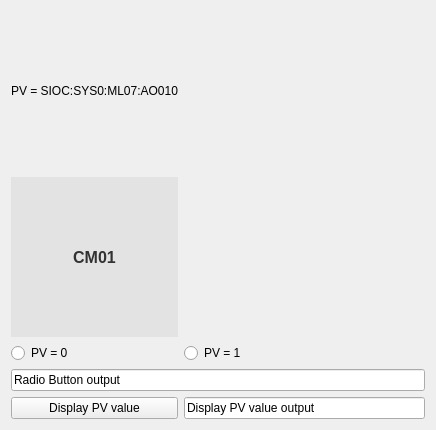
<?xml version="1.0" encoding="UTF-8"?>
<ui version="4.0">
 <class>Form</class>
 <widget class="QWidget" name="Form">
  <property name="enabled">
   <bool>true</bool>
  </property>
  <property name="geometry">
   <rect>
    <x>0</x>
    <y>0</y>
    <width>436</width>
    <height>430</height>
   </rect>
  </property>
  <property name="windowTitle">
   <string>Form</string>
  </property>
  <layout class="QGridLayout" name="gridLayout">
   <item row="5" column="0">
    <widget class="PyDMPushButton" name="Qt_pvPushButton">
     <property name="toolTip">
      <string/>
     </property>
     <property name="text">
      <string>Display PV value</string>
     </property>
    </widget>
   </item>
   <item row="3" column="0">
    <widget class="QRadioButton" name="radioButtonPV0">
     <property name="text">
      <string>PV = 0</string>
     </property>
    </widget>
   </item>
   <item row="0" column="0">
    <widget class="PyDMLabel" name="pvText">
     <property name="toolTip">
      <string/>
     </property>
     <property name="text">
      <string>PV = SIOC:SYS0:ML07:AO010</string>
     </property>
     <property name="rules" stdset="0">
      <string>[]</string>
     </property>
    </widget>
   </item>
   <item row="5" column="1">
    <widget class="PyDMLineEdit" name="Qt_pvOutput">
     <property name="toolTip">
      <string/>
     </property>
     <property name="text">
      <string>Display PV value output</string>
     </property>
    </widget>
   </item>
   <item row="4" column="0" colspan="2">
    <widget class="PyDMLineEdit" name="Qt_radioOutput">
     <property name="toolTip">
      <string/>
     </property>
     <property name="text">
      <string>Radio Button output</string>
     </property>
    </widget>
   </item>
   <item row="3" column="1">
    <widget class="QRadioButton" name="radioButtonPV1">
     <property name="text">
      <string>PV = 1</string>
     </property>
    </widget>
   </item>
   <item row="1" column="0">
    <widget class="QLabel" name="label_CM01">
     <property name="sizePolicy">
      <sizepolicy hsizetype="Preferred" vsizetype="Preferred">
       <horstretch>0</horstretch>
       <verstretch>0</verstretch>
      </sizepolicy>
     </property>
     <property name="font">
      <font>
       <pointsize>12</pointsize>
       <weight>75</weight>
       <bold>true</bold>
      </font>
     </property>
     <property name="styleSheet">
      <string notr="true">background-color :rgb(227, 227, 227);
color: rgb(50, 50, 50);</string>
     </property>
     <property name="text">
      <string>CM01</string>
     </property>
     <property name="alignment">
      <set>Qt::AlignCenter</set>
     </property>
    </widget>
   </item>
  </layout>
 </widget>
 <customwidgets>
  <customwidget>
   <class>PyDMLabel</class>
   <extends>QLabel</extends>
   <header>pydm.widgets.label</header>
  </customwidget>
  <customwidget>
   <class>PyDMLineEdit</class>
   <extends>QLineEdit</extends>
   <header>pydm.widgets.line_edit</header>
  </customwidget>
  <customwidget>
   <class>PyDMPushButton</class>
   <extends>QPushButton</extends>
   <header>pydm.widgets.pushbutton</header>
  </customwidget>
 </customwidgets>
 <resources/>
 <connections/>
</ui>
